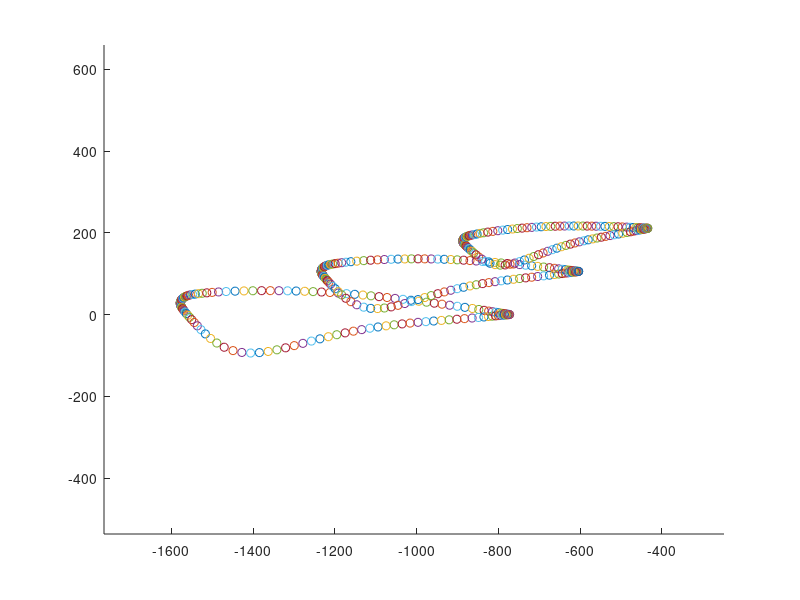

This chart was generated by the following MATLAB code:
clear all;
close all;
clc;
format long;

load updatedu.txt
load updatedl.txt
Nu = 72;
Nl = 72;
panels = 3;
figure(1);
hold on;
for i = 1:Nu*panels
    scatter3(updatedu(i,1), updatedu(i,2), updatedu(i,3),'r.');
    scatter3(updatedl(i,1), updatedl(i,2), updatedl(i,3),'r.');
end
axis equal tight;
